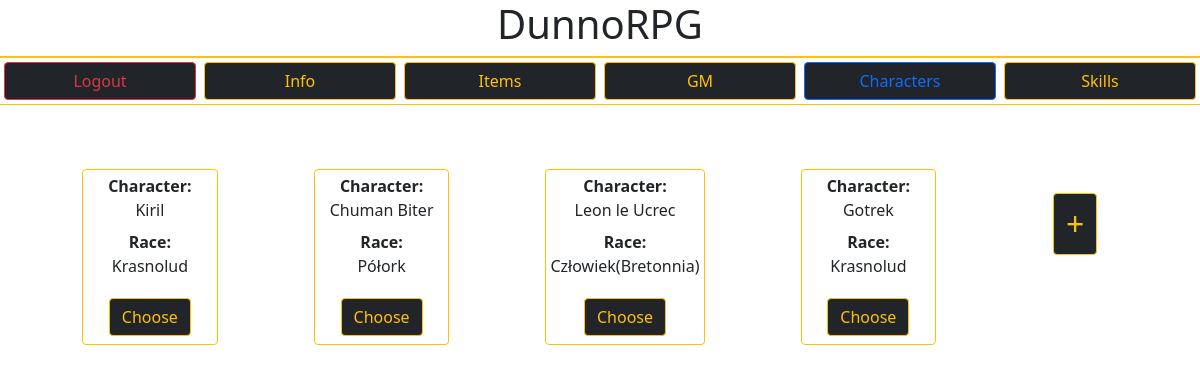
Before: /dunnorpg/ (signed in) with the older database file.
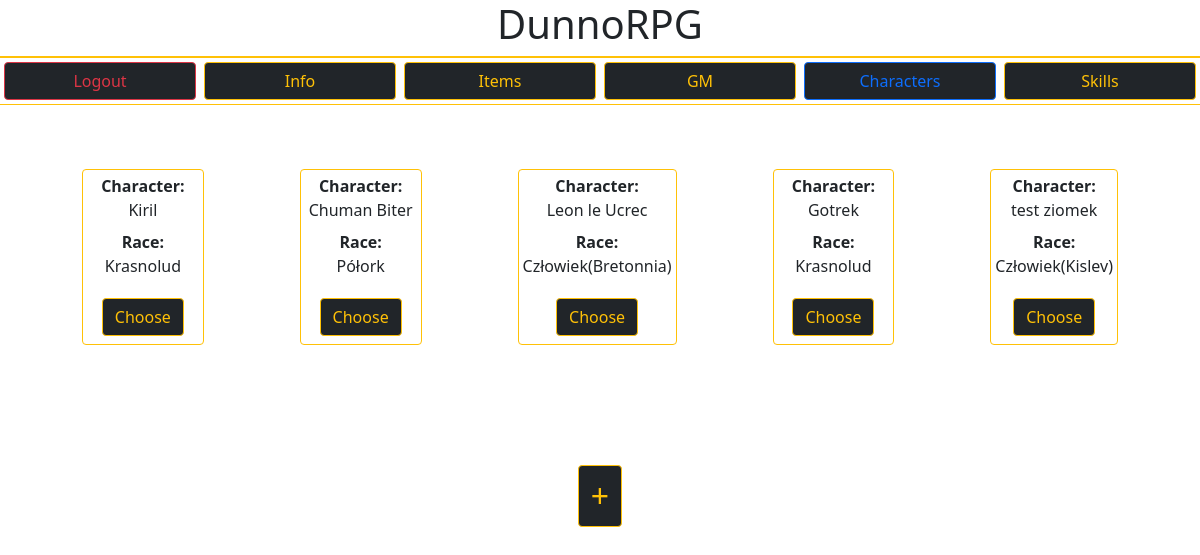
After: the same page with the newer database file.
### DunnoRPG/models.py (models this page shows, shortened)
class Character(models.Model):
    owner = models.CharField(max_length=100)
    name = models.CharField(max_length=50)
    race = models.CharField(max_length=30)
    size = models.CharField(max_length=2)
    HP = models.IntegerField()
    fullHP = models.IntegerField(null=True)
    Helmet = models.CharField(max_length=50, blank=True)
    Torso = models.CharField(max_length=50, blank=True)
    Gloves = models.CharField(max_length=50, blank=True)
    Boots = models.CharField(max_length=50, blank=True)
    LeftHand = models.CharField(max_length=50, blank=True)
    RightHand = models.CharField(max_length=50, blank=True)
    Side = models.CharField(max_length=50, blank=True)
    INT = models.IntegerField()
    SIŁ = models.IntegerField()
    ZRE = models.IntegerField()
    CHAR = models.IntegerField()
    CEL = models.IntegerField()
    points_left = models.IntegerField(null=True)
    weaponBonus = models.IntegerField(null=True)
    preferredWeapons = models.TextField(null=True)
    unlikedWeapons = models.TextField(null=True)

### DunnoRPG/views.py (the view)
# urls.py: path('', views.charGET.as_view(), name = "home"),
class charGET(APIView):
    serializer_class = CharacterSerializer
    template_name = 'home.html'
    renderer_classes = [TemplateHTMLRenderer]
    def get(self, request):
        avaible_characters = models.Character.objects.all().filter(owner=self.request.user)
        serializer = self.serializer_class(avaible_characters, many=True)
        serialized_data = serializer.data
        context = {
            'characters': serialized_data,
            'characters_count': len(serialized_data)
        }
        return Response(context)

### DunnoRPG/templates/home.html (shortened to what this page needs)
{% extends 'master.html' %}
{% block content %}
{% if user.is_authenticated %}
  {% include 'top_bar.html' %}
  <div class="container card-body">
    <div class="row">
        {% for character in characters %}
        <div class="col m-5 p-1 border border-warning bg-gray c-gold rounded text-center">
          <dl>
            <dt>Character:</dt>
              <dd>{{ character.name }}</dd>
            <dt>Race:</dt>
            <dd>{{ character.race }}</dd>
          </dl>
          <a class="btn btn-dark btn-outline-warning m-1" href="{% url 'character_detail' character.id %}">Choose</a>
      </div>
        {% endfor %}
        {% if characters_count > 0 %}
          <div class="col mt-5 m-3 text-center">
              <a class="mt-4 btn btn-dark btn-outline-warning fs-2 w-15vh" href="{% url 'character_add' %}">+</a>
          </div>
        {% endif %}
    </div>
  </div>
{% endif %}
{% endblock  %}

Changed rows visible on the page:
added Character: name "test ziomek", race "Człowiek(Kislev)"
Other visible differences:
new list line: "Character: Race: Choose"
